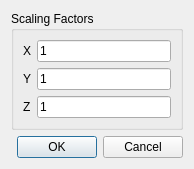
<?xml version="1.0" encoding="UTF-8"?>
<ui version="4.0">
 <class>MeshScaleDialog</class>
 <widget class="QDialog" name="MeshScaleDialog">
  <property name="geometry">
   <rect>
    <x>0</x>
    <y>0</y>
    <width>194</width>
    <height>162</height>
   </rect>
  </property>
  <property name="windowTitle">
   <string>Dialog</string>
  </property>
  <layout class="QVBoxLayout" name="verticalLayout">
   <item>
    <widget class="QGroupBox" name="groupBox">
     <property name="title">
      <string>Scaling Factors</string>
     </property>
     <layout class="QGridLayout" name="gridLayout">
      <item row="0" column="0">
       <widget class="QLabel" name="label">
        <property name="text">
         <string>X</string>
        </property>
       </widget>
      </item>
      <item row="1" column="0">
       <widget class="QLabel" name="label_2">
        <property name="text">
         <string>Y</string>
        </property>
       </widget>
      </item>
      <item row="1" column="1">
       <widget class="QLineEdit" name="factorY">
        <property name="text">
         <string>1</string>
        </property>
       </widget>
      </item>
      <item row="2" column="0">
       <widget class="QLabel" name="label_3">
        <property name="text">
         <string>Z</string>
        </property>
       </widget>
      </item>
      <item row="2" column="1">
       <widget class="QLineEdit" name="factorZ">
        <property name="text">
         <string>1</string>
        </property>
       </widget>
      </item>
      <item row="0" column="1">
       <widget class="QLineEdit" name="factorX">
        <property name="text">
         <string>1</string>
        </property>
       </widget>
      </item>
     </layout>
    </widget>
   </item>
   <item>
    <widget class="QDialogButtonBox" name="buttonBox">
     <property name="orientation">
      <enum>Qt::Horizontal</enum>
     </property>
     <property name="standardButtons">
      <set>QDialogButtonBox::Cancel|QDialogButtonBox::Ok</set>
     </property>
    </widget>
   </item>
  </layout>
 </widget>
 <tabstops>
  <tabstop>factorX</tabstop>
  <tabstop>factorY</tabstop>
  <tabstop>factorZ</tabstop>
 </tabstops>
 <resources/>
 <connections>
  <connection>
   <sender>buttonBox</sender>
   <signal>accepted()</signal>
   <receiver>MeshScaleDialog</receiver>
   <slot>accept()</slot>
   <hints>
    <hint type="sourcelabel">
     <x>248</x>
     <y>254</y>
    </hint>
    <hint type="destinationlabel">
     <x>157</x>
     <y>274</y>
    </hint>
   </hints>
  </connection>
  <connection>
   <sender>buttonBox</sender>
   <signal>rejected()</signal>
   <receiver>MeshScaleDialog</receiver>
   <slot>reject()</slot>
   <hints>
    <hint type="sourcelabel">
     <x>316</x>
     <y>260</y>
    </hint>
    <hint type="destinationlabel">
     <x>286</x>
     <y>274</y>
    </hint>
   </hints>
  </connection>
 </connections>
</ui>
